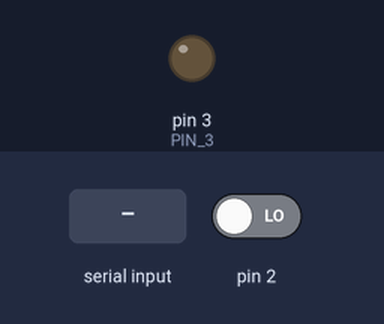
Recording of a sketch running on a simulated Arduino Uno, built with avr-gcc and run on an emulated ATmega328P. Shown: output pins drawn as LEDs (lit = HIGH). Inputs (shaded band) come from the test bench; at power-on: pin 2 LOW. What the sketch prints to the serial monitor is not drawn.

Above: at 1.2 s.
1.3 s: pin 2 driven HIGH
At 2.0 s:
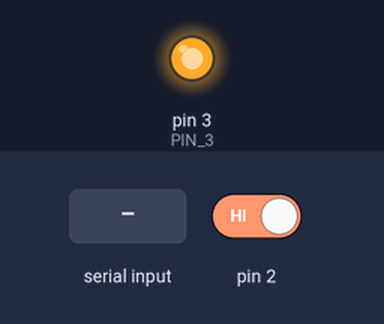
2.8 s: "90,45\n" received over Serial
Timing chart, 0 to 5.8 s (numbered marks = the images above; inputs shaded):
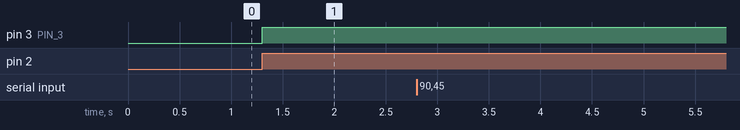

The sketch:

uno_dimmer.ino
```cpp
// Transcribed verbatim from Appendix B of J. A. Carvalho Neto, "Sistema de iluminação de
// granjas controladas por lógica fuzzy", M.Sc. dissertation, FCA/Unesp, Botucatu, 2021.
// Not modified (comments and identifiers are in Portuguese, as in the original). Not re-tested
// on hardware for this release. See firmware/README.md for notes and known discrepancies.

int PIN_3 = 3;
volatile float POT =100;
volatile float POT2=0;
volatile float tv=0;
int BOT_A0 = A0, BOT_A3 = A3;
void setup()
{
  Serial.begin(9600);
pinMode(PIN_3, OUTPUT);
attachInterrupt(0, Passagem_por_ZERO, RISING);
pinMode(BOT_A0, INPUT);
pinMode(BOT_A3, INPUT);
digitalWrite(BOT_A0, LOW);
digitalWrite(BOT_A3, LOW);
}
void loop()
{
if(Serial.available()>0)
  {
    POT2=Serial.parseFloat();
    if (POT2>15)//limitação de erro
      {
      POT2=0;
      }
      if (POT2<-15)
      {
      POT2=0;
      }
      POT=POT+POT2;
    if (POT>=100)//limitação de potência
      {
      POT=100;
      }
     if (POT<=0)//limitação de potência
      {
      POT=0;
      }
//Serial.println(POT);
volatile float angulo=(83.33 * (100 - POT))*180/8333;
//Serial.println(angulo);
 volatile float POTtime_2 = (83.33 * (100 - POT))/1000;
volatile float Vef=296.98*sqrt(0.5-(angulo/360)+(sin(2*angulo)/(4*PI)));
//volatile float seno=sqrt(0.5-(angulo/360)+(sin(2*angulo)/(4*PI)));
/*Serial.println("***********************************");
Serial.println("Tempo para disparo");
Serial.println(POTtime_2);
Serial.println("   ");
Serial.println("Angulo");
Serial.println(angulo);
Serial.println("   ");
Serial.println("Tensao eficaz");
Serial.println(Vef);
Serial.println("   ");
Serial.println("   ");*/
Serial.println(angulo);
//Serial.println(POT);
  }
}//******************************** FIM DO LOOP
//**********************************INTERRUPÇÃO
void Passagem_por_ZERO()
{
float POTtime = (83.33 * (100 - POT));
if (POTtime <= 820)
{
digitalWrite(PIN_3, HIGH);
}
else if (POTtime >= 8000)
{
digitalWrite(PIN_3, LOW);
}
else if ((POTtime > 820) && (POTtime < 8000))
{
delayMicroseconds(POTtime);
digitalWrite(PIN_3, HIGH);
delayMicroseconds(8);
digitalWrite(PIN_3, LOW);
}
}// **********************************FIM da INTERRUPÇÃO
```

Measured:
- after the input at 1.3 s, pin 3 (PIN_3): LOW → HIGH at once
- after the input at 2.8 s, every drawn part: stays the same
